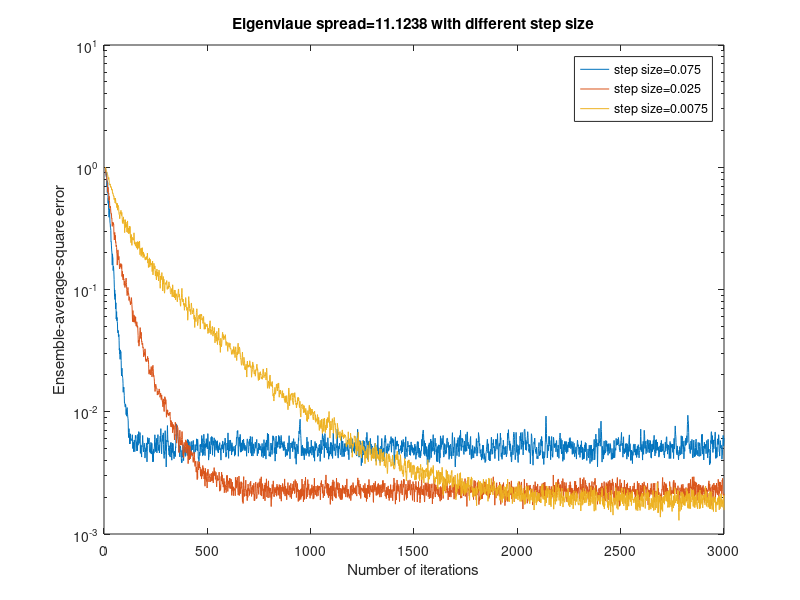
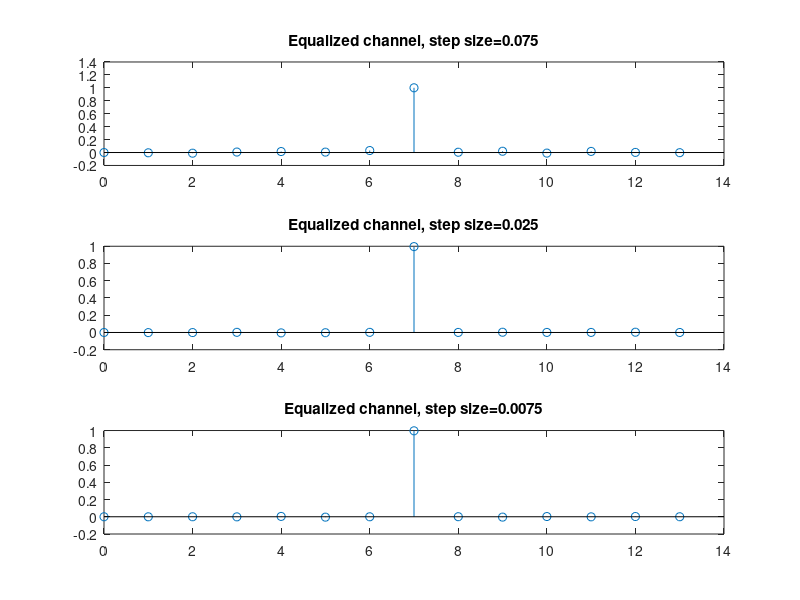

These charts were generated, in order, by the following MATLAB code:

clear all
W=3.1;
%W=[2.9 3.3 3.5]
step_size=[0.075 0.025 0.0075];
%step_size=0.025

noise_power=0.001;
M = 11;
N = 3001;
K=200;
delay = 7;
J = zeros(length(step_size),N);
w_LMS=zeros(length(step_size),M);
for s=1:length(step_size)
    n = 1:3;
    h1 = 0.5*(1+cos((2*pi/W)*(n-2)));    
    h = [zeros(1) h1];
    ww=zeros(K,M);
    JJ= zeros(K,N);
    H=[h zeros(1,M-1)];
    for jj=2:M
        H(jj,:)=circshift(H(jj-1,:),1);
    end
    R=H*H.'+noise_power*eye(M);

    [V D] = eig(R);
    eigen_v = diag(D);
    eigen_spread = max(eigen_v)/min(eigen_v)
    for i=1:K
        x=(rand(1,N)>0.5)*2-1;
        u=conv(x,h);
        u=u+sqrt(noise_power)*randn(1,length(u));
        u=u(1:end-3);
        w=zeros(1,M);
        for n=1:N
            if n<M
                 u2=[u(n:-1:1) zeros(1,M-n)];
            else
                u2=u(n:-1:n-(M-1));
            end
            y=w*u2';
            if n>delay
                e=x(n-delay)-y;
                w=w+step_size(s)*e*u2;
                JJ(i,n)=abs(e)^2;
            end
        end
        ww(i,:)=w;
    end
    w_LMS(s,:)=ww(1,:);
    J(s,:)=sum(JJ,1)/K;
end
figure(1)
semilogy(0:N-1,J);
legend('step size=0.075','step size=0.025','step size=0.0075')
title('Eigenvlaue spread=11.1238 with different step size')
%title('Step size=0.025 with different eigenvalue spread')
%legend('eigenvalue spread=6.0782','eigenvalue spread=21.7132','eigenvalue spread=46.8216')
xlabel('Number of iterations')
ylabel('Ensemble-average-square error')
axis([0 N-1 10^-3 10^1]);

figure(2)
subplot(3,1,1)
stem(0:length(conv(w_LMS(1,:),h))-1,conv(w_LMS(1,:),h));
title('Equalized channel, step size=0.075');
subplot(3,1,2)
stem(0:length(conv(w_LMS(2,:),h))-1,conv(w_LMS(2,:),h));
title('Equalized channel, step size=0.025');
subplot(3,1,3)
stem(0:length(conv(w_LMS(3,:),h))-1,conv(w_LMS(3,:),h));
title('Equalized channel, step size=0.0075');
